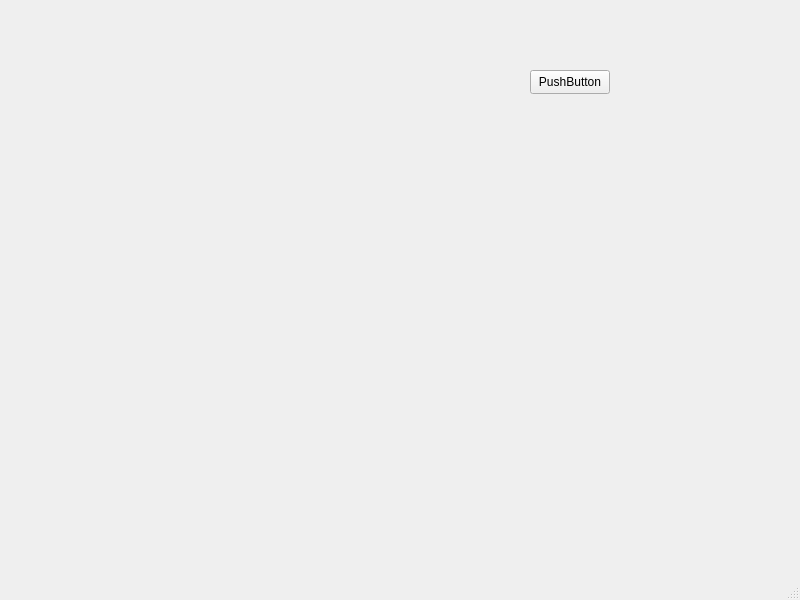
<?xml version="1.0" encoding="UTF-8"?>
<ui version="4.0">
 <class>MainWindow</class>
 <widget class="QMainWindow" name="MainWindow">
  <property name="geometry">
   <rect>
    <x>0</x>
    <y>0</y>
    <width>800</width>
    <height>600</height>
   </rect>
  </property>
  <property name="windowTitle">
   <string>MainWindow</string>
  </property>
  <widget class="QWidget" name="centralwidget">
   <widget class="QPushButton" name="startGameButton">
    <property name="geometry">
     <rect>
      <x>530</x>
      <y>70</y>
      <width>80</width>
      <height>24</height>
     </rect>
    </property>
    <property name="text">
     <string>PushButton</string>
    </property>
   </widget>
  </widget>
  <widget class="QMenuBar" name="menubar">
   <property name="geometry">
    <rect>
     <x>0</x>
     <y>0</y>
     <width>800</width>
     <height>21</height>
    </rect>
   </property>
  </widget>
  <widget class="QStatusBar" name="statusbar"/>
 </widget>
 <resources/>
 <connections/>
</ui>
